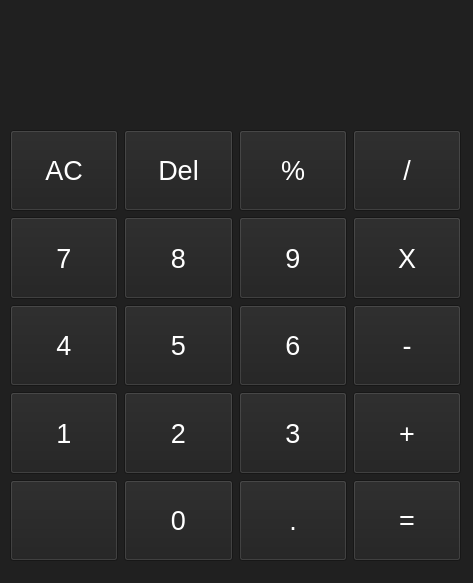
<?xml version="1.0" encoding="UTF-8"?>
<ui version="4.0">
 <class>MainWindow</class>
 <widget class="QMainWindow" name="MainWindow">
  <property name="geometry">
   <rect>
    <x>0</x>
    <y>0</y>
    <width>473</width>
    <height>583</height>
   </rect>
  </property>
  <property name="windowTitle">
   <string>MainWindow</string>
  </property>
  <property name="styleSheet">
   <string notr="true">background: #202020</string>
  </property>
  <widget class="QWidget" name="centralwidget">
   <widget class="QLineEdit" name="field_inputs">
    <property name="geometry">
     <rect>
      <x>10</x>
      <y>60</y>
      <width>451</width>
      <height>61</height>
     </rect>
    </property>
    <property name="font">
     <font>
      <pointsize>20</pointsize>
     </font>
    </property>
    <property name="styleSheet">
     <string notr="true">color: white;</string>
    </property>
    <property name="frame">
     <bool>false</bool>
    </property>
   </widget>
   <widget class="QWidget" name="gridLayoutWidget">
    <property name="geometry">
     <rect>
      <x>10</x>
      <y>130</y>
      <width>451</width>
      <height>431</height>
     </rect>
    </property>
    <layout class="QGridLayout" name="gridLayout">
     <item row="3" column="1">
      <widget class="QPushButton" name="btn_2">
       <property name="sizePolicy">
        <sizepolicy hsizetype="Preferred" vsizetype="Preferred">
         <horstretch>0</horstretch>
         <verstretch>0</verstretch>
        </sizepolicy>
       </property>
       <property name="font">
        <font>
         <pointsize>20</pointsize>
        </font>
       </property>
       <property name="styleSheet">
        <string notr="true">color: white;</string>
       </property>
       <property name="text">
        <string>2</string>
       </property>
      </widget>
     </item>
     <item row="4" column="2">
      <widget class="QPushButton" name="btn_decimal">
       <property name="sizePolicy">
        <sizepolicy hsizetype="Preferred" vsizetype="Preferred">
         <horstretch>0</horstretch>
         <verstretch>0</verstretch>
        </sizepolicy>
       </property>
       <property name="font">
        <font>
         <pointsize>20</pointsize>
        </font>
       </property>
       <property name="styleSheet">
        <string notr="true">color: white;</string>
       </property>
       <property name="text">
        <string>.</string>
       </property>
      </widget>
     </item>
     <item row="4" column="0">
      <widget class="QPushButton" name="aa">
       <property name="sizePolicy">
        <sizepolicy hsizetype="Preferred" vsizetype="Preferred">
         <horstretch>0</horstretch>
         <verstretch>0</verstretch>
        </sizepolicy>
       </property>
       <property name="font">
        <font>
         <pointsize>20</pointsize>
        </font>
       </property>
       <property name="text">
        <string/>
       </property>
      </widget>
     </item>
     <item row="4" column="3">
      <widget class="QPushButton" name="btn_equals">
       <property name="sizePolicy">
        <sizepolicy hsizetype="Preferred" vsizetype="Preferred">
         <horstretch>0</horstretch>
         <verstretch>0</verstretch>
        </sizepolicy>
       </property>
       <property name="font">
        <font>
         <pointsize>20</pointsize>
        </font>
       </property>
       <property name="styleSheet">
        <string notr="true">color: white;</string>
       </property>
       <property name="text">
        <string>=</string>
       </property>
      </widget>
     </item>
     <item row="1" column="3">
      <widget class="QPushButton" name="btn_multiply">
       <property name="sizePolicy">
        <sizepolicy hsizetype="Preferred" vsizetype="Preferred">
         <horstretch>0</horstretch>
         <verstretch>0</verstretch>
        </sizepolicy>
       </property>
       <property name="font">
        <font>
         <pointsize>20</pointsize>
        </font>
       </property>
       <property name="styleSheet">
        <string notr="true">color: white;</string>
       </property>
       <property name="text">
        <string>X</string>
       </property>
      </widget>
     </item>
     <item row="0" column="2">
      <widget class="QPushButton" name="btn_percent">
       <property name="sizePolicy">
        <sizepolicy hsizetype="Preferred" vsizetype="Preferred">
         <horstretch>0</horstretch>
         <verstretch>0</verstretch>
        </sizepolicy>
       </property>
       <property name="font">
        <font>
         <pointsize>20</pointsize>
        </font>
       </property>
       <property name="styleSheet">
        <string notr="true">color: white;</string>
       </property>
       <property name="text">
        <string>%</string>
       </property>
      </widget>
     </item>
     <item row="1" column="2">
      <widget class="QPushButton" name="btn_9">
       <property name="sizePolicy">
        <sizepolicy hsizetype="Preferred" vsizetype="Preferred">
         <horstretch>0</horstretch>
         <verstretch>0</verstretch>
        </sizepolicy>
       </property>
       <property name="font">
        <font>
         <pointsize>20</pointsize>
        </font>
       </property>
       <property name="styleSheet">
        <string notr="true">color: white;</string>
       </property>
       <property name="text">
        <string>9</string>
       </property>
      </widget>
     </item>
     <item row="2" column="1">
      <widget class="QPushButton" name="btn_5">
       <property name="sizePolicy">
        <sizepolicy hsizetype="Preferred" vsizetype="Preferred">
         <horstretch>0</horstretch>
         <verstretch>0</verstretch>
        </sizepolicy>
       </property>
       <property name="font">
        <font>
         <pointsize>20</pointsize>
        </font>
       </property>
       <property name="styleSheet">
        <string notr="true">color: white;</string>
       </property>
       <property name="text">
        <string>5</string>
       </property>
      </widget>
     </item>
     <item row="0" column="0">
      <widget class="QPushButton" name="btn_clear">
       <property name="enabled">
        <bool>true</bool>
       </property>
       <property name="sizePolicy">
        <sizepolicy hsizetype="Preferred" vsizetype="Preferred">
         <horstretch>0</horstretch>
         <verstretch>0</verstretch>
        </sizepolicy>
       </property>
       <property name="minimumSize">
        <size>
         <width>0</width>
         <height>0</height>
        </size>
       </property>
       <property name="font">
        <font>
         <pointsize>20</pointsize>
        </font>
       </property>
       <property name="styleSheet">
        <string notr="true">color: white;</string>
       </property>
       <property name="text">
        <string>AC</string>
       </property>
       <property name="flat">
        <bool>false</bool>
       </property>
      </widget>
     </item>
     <item row="2" column="0">
      <widget class="QPushButton" name="btn_4">
       <property name="sizePolicy">
        <sizepolicy hsizetype="Preferred" vsizetype="Preferred">
         <horstretch>0</horstretch>
         <verstretch>0</verstretch>
        </sizepolicy>
       </property>
       <property name="font">
        <font>
         <pointsize>20</pointsize>
        </font>
       </property>
       <property name="styleSheet">
        <string notr="true">color: white;</string>
       </property>
       <property name="text">
        <string>4</string>
       </property>
      </widget>
     </item>
     <item row="3" column="2">
      <widget class="QPushButton" name="btn_3">
       <property name="sizePolicy">
        <sizepolicy hsizetype="Preferred" vsizetype="Preferred">
         <horstretch>0</horstretch>
         <verstretch>0</verstretch>
        </sizepolicy>
       </property>
       <property name="font">
        <font>
         <pointsize>20</pointsize>
        </font>
       </property>
       <property name="styleSheet">
        <string notr="true">color: white;</string>
       </property>
       <property name="text">
        <string>3</string>
       </property>
      </widget>
     </item>
     <item row="1" column="1">
      <widget class="QPushButton" name="btn_8">
       <property name="sizePolicy">
        <sizepolicy hsizetype="Preferred" vsizetype="Preferred">
         <horstretch>0</horstretch>
         <verstretch>0</verstretch>
        </sizepolicy>
       </property>
       <property name="font">
        <font>
         <pointsize>20</pointsize>
        </font>
       </property>
       <property name="styleSheet">
        <string notr="true">color: white;</string>
       </property>
       <property name="text">
        <string>8</string>
       </property>
      </widget>
     </item>
     <item row="1" column="0">
      <widget class="QPushButton" name="btn_7">
       <property name="sizePolicy">
        <sizepolicy hsizetype="Preferred" vsizetype="Preferred">
         <horstretch>0</horstretch>
         <verstretch>0</verstretch>
        </sizepolicy>
       </property>
       <property name="minimumSize">
        <size>
         <width>0</width>
         <height>0</height>
        </size>
       </property>
       <property name="font">
        <font>
         <pointsize>20</pointsize>
        </font>
       </property>
       <property name="styleSheet">
        <string notr="true">color: white;</string>
       </property>
       <property name="text">
        <string>7</string>
       </property>
      </widget>
     </item>
     <item row="3" column="3">
      <widget class="QPushButton" name="btn_add">
       <property name="sizePolicy">
        <sizepolicy hsizetype="Preferred" vsizetype="Preferred">
         <horstretch>0</horstretch>
         <verstretch>0</verstretch>
        </sizepolicy>
       </property>
       <property name="font">
        <font>
         <pointsize>20</pointsize>
        </font>
       </property>
       <property name="styleSheet">
        <string notr="true">color: white;</string>
       </property>
       <property name="text">
        <string>+</string>
       </property>
      </widget>
     </item>
     <item row="4" column="1">
      <widget class="QPushButton" name="btn_0">
       <property name="sizePolicy">
        <sizepolicy hsizetype="Preferred" vsizetype="Preferred">
         <horstretch>0</horstretch>
         <verstretch>0</verstretch>
        </sizepolicy>
       </property>
       <property name="font">
        <font>
         <pointsize>20</pointsize>
        </font>
       </property>
       <property name="styleSheet">
        <string notr="true">color: white;</string>
       </property>
       <property name="text">
        <string>0</string>
       </property>
      </widget>
     </item>
     <item row="2" column="3">
      <widget class="QPushButton" name="btn_subtract">
       <property name="sizePolicy">
        <sizepolicy hsizetype="Preferred" vsizetype="Preferred">
         <horstretch>0</horstretch>
         <verstretch>0</verstretch>
        </sizepolicy>
       </property>
       <property name="font">
        <font>
         <pointsize>20</pointsize>
        </font>
       </property>
       <property name="styleSheet">
        <string notr="true">color: white;</string>
       </property>
       <property name="text">
        <string>-</string>
       </property>
      </widget>
     </item>
     <item row="3" column="0">
      <widget class="QPushButton" name="btn_1">
       <property name="sizePolicy">
        <sizepolicy hsizetype="Preferred" vsizetype="Preferred">
         <horstretch>0</horstretch>
         <verstretch>0</verstretch>
        </sizepolicy>
       </property>
       <property name="font">
        <font>
         <pointsize>20</pointsize>
        </font>
       </property>
       <property name="styleSheet">
        <string notr="true">color: white;</string>
       </property>
       <property name="text">
        <string>1</string>
       </property>
      </widget>
     </item>
     <item row="0" column="1">
      <widget class="QPushButton" name="btn_delete">
       <property name="sizePolicy">
        <sizepolicy hsizetype="Preferred" vsizetype="Preferred">
         <horstretch>0</horstretch>
         <verstretch>0</verstretch>
        </sizepolicy>
       </property>
       <property name="font">
        <font>
         <pointsize>20</pointsize>
        </font>
       </property>
       <property name="styleSheet">
        <string notr="true">color: white;</string>
       </property>
       <property name="text">
        <string>Del</string>
       </property>
      </widget>
     </item>
     <item row="0" column="3">
      <widget class="QPushButton" name="btn_divide">
       <property name="sizePolicy">
        <sizepolicy hsizetype="Preferred" vsizetype="Preferred">
         <horstretch>0</horstretch>
         <verstretch>0</verstretch>
        </sizepolicy>
       </property>
       <property name="font">
        <font>
         <pointsize>20</pointsize>
        </font>
       </property>
       <property name="styleSheet">
        <string notr="true">color: white;</string>
       </property>
       <property name="text">
        <string>/</string>
       </property>
      </widget>
     </item>
     <item row="2" column="2">
      <widget class="QPushButton" name="btn_6">
       <property name="sizePolicy">
        <sizepolicy hsizetype="Preferred" vsizetype="Preferred">
         <horstretch>0</horstretch>
         <verstretch>0</verstretch>
        </sizepolicy>
       </property>
       <property name="font">
        <font>
         <pointsize>20</pointsize>
        </font>
       </property>
       <property name="styleSheet">
        <string notr="true">color: white;</string>
       </property>
       <property name="text">
        <string>6</string>
       </property>
      </widget>
     </item>
    </layout>
   </widget>
   <widget class="QLineEdit" name="field_equation">
    <property name="geometry">
     <rect>
      <x>10</x>
      <y>30</y>
      <width>451</width>
      <height>31</height>
     </rect>
    </property>
    <property name="styleSheet">
     <string notr="true">color: white;</string>
    </property>
    <property name="frame">
     <bool>false</bool>
    </property>
   </widget>
  </widget>
  <widget class="QStatusBar" name="statusbar"/>
 </widget>
 <resources/>
 <connections/>
</ui>
